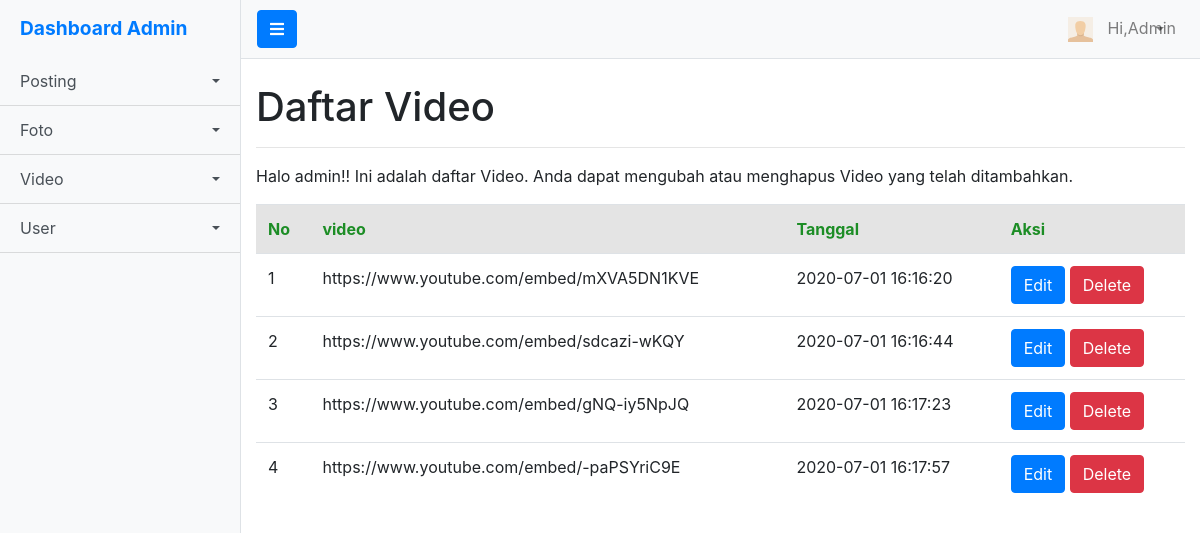
The app's page /control/lihat_video.php (signed in) with its own data.
### tables this page shows
CREATE TABLE `video` (
  `id_video` int(11) NOT NULL,
  `video` varchar(255) NOT NULL,
  `tanggal` timestamp NOT NULL DEFAULT current_timestamp() ON UPDATE current_timestamp()
);

### control/lihat_video.php (the view, shortened to what this page needs)
<?php
include "header.php";
include 'config.php';
  $sql1 = mysqli_query($conn, "DELETE FROM video WHERE id_video='$d'") or die(mysqli_error($conn));?>
  <?php
$q  = mysqli_query($conn, "SELECT * FROM video ORDER BY id_video DESC") or die(mysqli_error($conn));
 ?>
      <div class="container-fluid">
        <h1 class="mt-4">Daftar Video</h1><hr/>
        <p>Halo admin!! Ini adalah daftar Video. Anda dapat mengubah atau menghapus Video yang telah ditambahkan.</p>
      </div>
      <div class="container-fluid">
              <div class="span6">
                <table class="table table-hover">
                  <thead style="font-weight:bold;color: #1C8D25;background: #E4E4E4;">
                    <tr>
                      <td>No</td>
                      <td>video</td>
                      <td>Tanggal</td>
                      <td>Aksi</td>
                    </tr>
                  </thead>
                  <tbody>
                  <?php
                  $i = 1;
                  while ($post = mysqli_fetch_array($q)) {
                    ?>
                    <tr>
                      <td><?php echo $i; ?></td>
                      <td><?php echo $post['video']; ?></td>
                      <td><?php echo $post['tanggal']; ?></td>
                      <td><a href="edit_video.php?id=<?php echo $post['id_video']; ?>" class="btn btn-primary">Edit</a> <a href="?id=<?php echo $post['id_video']; ?>" onclick="confirm('Apakah anda yakin?')" class="btn btn-danger">Delete</a></td>
                    </tr>
                    <?php
                    $i++;
                  }
                   ?>
                  </tbody>
                </table>
              </div>
    </div>
  </div>
</body>
</html>

### records on screen
video: video "https://www.youtube.com/embed/mXVA5DN1KVE", tanggal "2020-07-01 16:16:20"
video: video "https://www.youtube.com/embed/sdcazi-wKQY", tanggal "2020-07-01 16:16:44"
video: video "https://www.youtube.com/embed/gNQ-iy5NpJQ", tanggal "2020-07-01 16:17:23"
video: video "https://www.youtube.com/embed/-paPSYriC9E", tanggal "2020-07-01 16:17:57"
